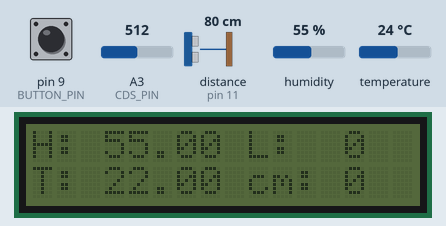
This sketch was run on a simulated Arduino Uno, built with avr-gcc and run on an emulated ATmega328P. On the bench: 16×2 character LCD. Inputs (shaded band) come from the test bench; at power-on: pin 9 (BUTTON_PIN) LOW, distance to the obstacle (sensor on pin 11) 80 cm, humidity 55 %, A3 (CDS_PIN) = 512, temperature 24 °C. The echo pulse lasts 58.3 µs per cm; what the sketch prints to the serial monitor is not drawn.

Above: at 0.8 s.
1.4 s: pin 9 (BUTTON_PIN) pulled HIGH for 0.15 s
At 2.2 s:
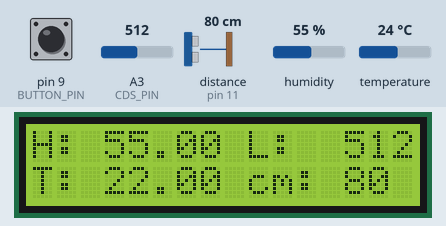
3.0 s: distance to the obstacle (sensor on pin 11) set to 2 cm
At 4.0 s:
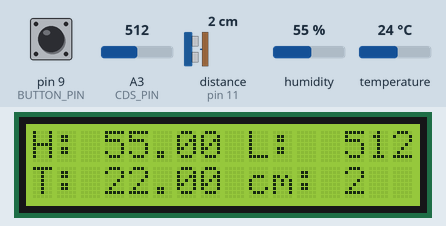
10.0 s: humidity set to 22 %
At 11.9 s:
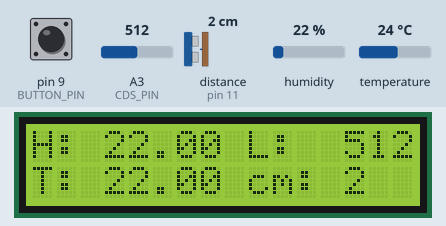
12.2 s: A3 (CDS_PIN) set to 716
At 13.3 s:
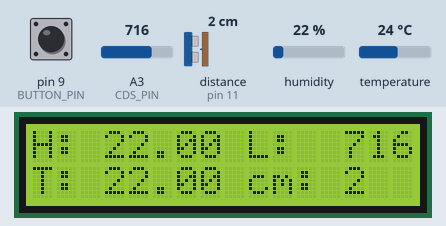
13.7 s: temperature set to 12 °C
At 16.9 s:
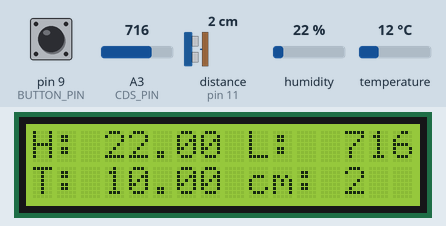
17.2 s: pin 9 (BUTTON_PIN) pulled HIGH for 1 s
At 19.0 s:
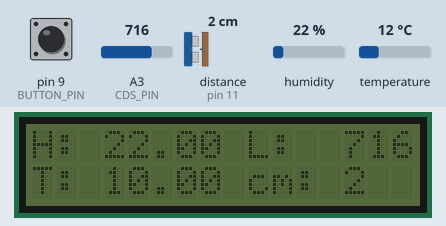
Timing chart, 0 to 20.5 s (numbered marks = the images above; inputs shaded):
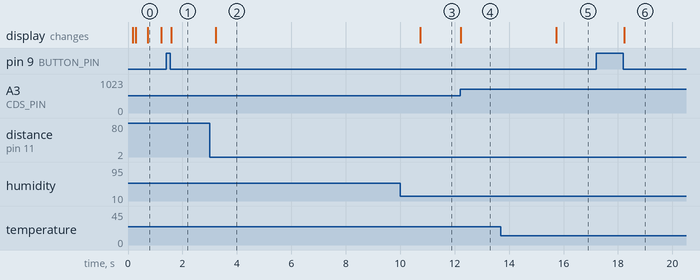

Measured:
- after the input at 1.4 s, the display: changes after 0.18 s (image 1)
- after the input at 3.0 s, the display: changes after 0.23 s (image 2)
- after the input at 10.0 s, the display: changes after 0.73 s (image 3)
- after the input at 12.2 s, the display: changes at once (image 4)
- after the input at 13.7 s, the display: changes after 2.0 s (image 5)
- after the input at 17.2 s, the display: changes after 1.0 s (image 6)
- what the display in image 0 shows lasts 0.5 s, from 0.7 s to 1.2 s

The sketch:

LCD_DHT_11.ino
```cpp
#include <LCD.h>
#include <Wire.h>
#include <LiquidCrystal_I2C.h>
#include "Timer.h"
#include "DHT.h"
#include <Ultrasonic.h>

#define I2C_ADDR 0x27 //0x27或0x3F 定義 I2C 的 Address 位置 (PCF8574T)
#define DHT_TYPE DHT11
#define TRIG_PIN 12
#define ECHO_PIN 11

const int DHT_PIN     = 2;
const float DHT_RANGE = 2;
const int BUTTON_PIN  = 9;
const int CDS_PIN     = A3;

int perButtonState = 0;
float h = 0;
float t = 0;
int buttonStat = 0;
int distance = 0;
int cdsValue = 0;

LiquidCrystal_I2C lcd(I2C_ADDR,2,1,0,4,5,6,7,3,POSITIVE);
DHT dht(DHT_PIN, DHT_TYPE);
Timer time1, time2, time3, time4, time5;
Ultrasonic ultrasonic(TRIG_PIN, ECHO_PIN);

void setup() {
  delay(100);
  Serial.begin(9600);
  pinMode(BUTTON_PIN, INPUT);
  lcd.begin(16, 2);
  dht.begin();

  lcd.clear();
  lcd.setCursor(0,0);
  lcd.print("H:");
  lcd.setCursor(9,0);
  lcd.print("L:");
  lcd.setCursor(0,1);
  lcd.print("T:");
  lcd.setCursor(9,1);
  lcd.print("cm:");

  time1.every(100, button);
  time2.every(500, setDHT);
  time3.every(1000, checkLight);
  time4.every(1000, detect);
  time5.every(500, printLcd);

}
void loop() {
  time1.update();
  time2.update();
  time3.update();
  time4.update();
  time5.update();
}
void printLcd(){
  lcd.setCursor(3,0);
  lcd.print(h);
  lcd.setCursor(13,0);
  lcd.print("   ");
  lcd.setCursor(13,0);
  lcd.print(cdsValue);
  lcd.setCursor(3,1);
  lcd.print(t);
  lcd.setCursor(13,1);
  lcd.print("   ");
  lcd.setCursor(13,1);
  lcd.print(distance);
}
void setDHT(){
  h = dht.readHumidity();
  t = dht.readTemperature();
  if(isnan(h) || isnan(t)){ // nan -> not a number
    Serial.println("No dht data !!");
    delay(1000);
    return;
  }
  t = t - DHT_RANGE;
}
void button(){
  int curButtonState = digitalRead(BUTTON_PIN);

  if(curButtonState != perButtonState){
    if(curButtonState == LOW){
      buttonStat++;
    }
    perButtonState = curButtonState;
  }
  if(buttonStat > 1){
    buttonStat = 0;
  }
  lcdlight();
}
void lcdlight(){
  if(buttonStat == 0){
    lcd.setBacklight(LOW);
  }else{
    lcd.setBacklight(HIGH);
  }
}
void checkLight(){
  cdsValue = analogRead(CDS_PIN);
}
void detect() {
  distance = ultrasonic.read();
  if(distance < 0){
    distance = 0;
  }
  Serial.println(distance);
}
```
